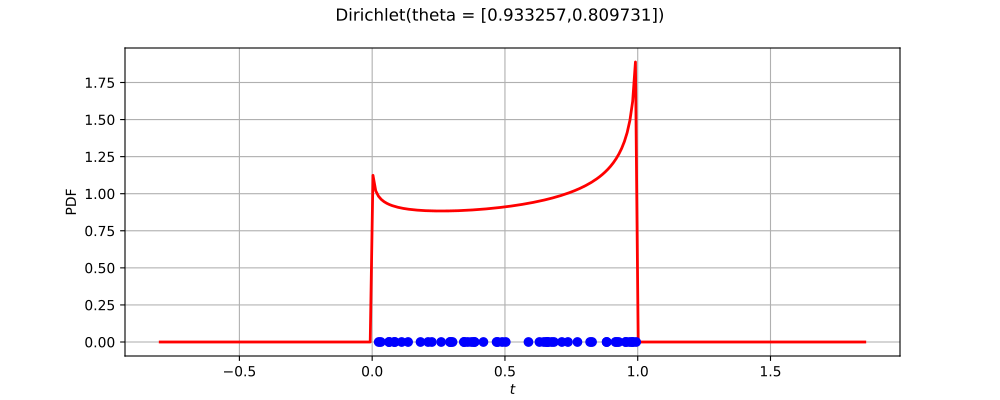

The Python source for this figure:
import openturns as ot
from matplotlib import pyplot as plt
from openturns.viewer import View
ot.RandomGenerator.SetSeed(0)
factory = ot.DirichletFactory()
ref = factory.build()
dimension = ref.getDimension()
if dimension <= 2:
    sample = ref.getSample(50)
    distribution = factory.build(sample)
    if dimension == 1:
        distribution.setDescription(['$t$'])
        pdf_graph = distribution.drawPDF(256)
        cloud = ot.Cloud(sample, ot.Sample(sample.getSize(), 1))
        cloud.setColor('blue')
        cloud.setPointStyle('fcircle')
        pdf_graph.add(cloud)
        fig = plt.figure(figsize=(10, 4))
        plt.suptitle(str(distribution))
        pdf_axis = fig.add_subplot(111)
        View(pdf_graph, figure=fig, axes=[pdf_axis], add_legend=False)
    else:
        sample = ref.getSample(500)
        distribution.setDescription(['$t_0$', '$t_1$'])
        pdf_graph = distribution.drawPDF([256]*2)
        cloud = ot.Cloud(sample)
        cloud.setColor('red')
        cloud.setPointStyle('fcircle')
        pdf_graph.add(cloud)
        fig = plt.figure(figsize=(10, 4))
        plt.suptitle(str(distribution))
        pdf_axis = fig.add_subplot(111)
        View(pdf_graph, figure=fig, axes=[pdf_axis], add_legend=False)
